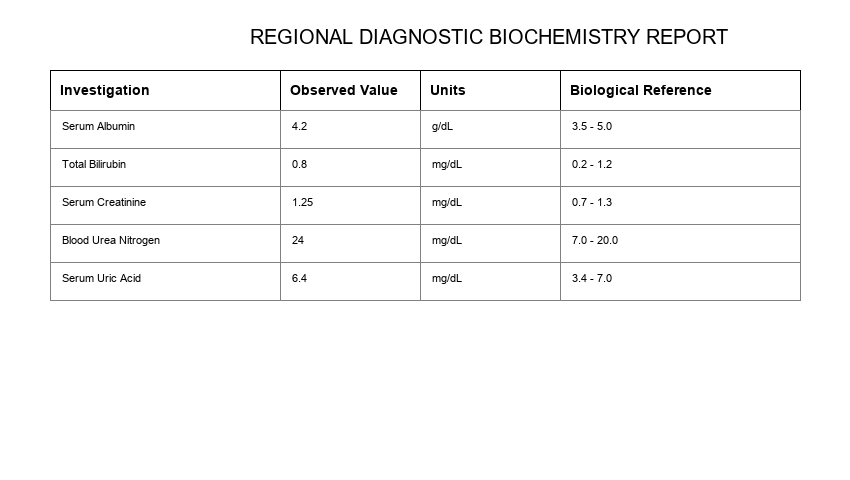
#> input picture research/loop21/tables/DEC_01_BIOCHEMISTRY_REPORT.png, 850 x 480 px, found by its file name
$ python inspect_morphology.py
#> lines starting #> are read from the running program, lines starting #| are printed output that depends on the picture; after the words box and inside, x2 and y2 are one past the last pixel; in counts of white or black regions, pixels touching at a corner belong together
### src/docuready/ingest/tesseract_discovery.py
"""Discovery, validation, and configuration for local Tesseract OCR runtime.

Resolves Tesseract binary and trained-data relative to packaged application
resources, explicit environment overrides, or platform installation paths.
"""
from __future__ import annotations

import hashlib
import os
import shutil
import subprocess
import sys
from pathlib import Path
from typing import Any, Dict, List, Optional, Tuple, Union

_KNOWN_TESSERACT_WINDOWS_PATHS = [
    Path(r"C:\Program Files\Tesseract-OCR\tesseract.exe"),
    Path(r"C:\Program Files (x86)\Tesseract-OCR\tesseract.exe"),
    Path(os.environ.get("LOCALAPPDATA", "")) / "Programs" / "Tesseract-OCR" / "tesseract.exe",
]

_KNOWN_TESSERACT_UNIX_PATHS = [
    Path("/usr/bin/tesseract"),
    Path("/usr/local/bin/tesseract"),
    Path("/opt/homebrew/bin/tesseract"),
]


def find_tesseract_binary_with_source() -> tuple[Optional[Path], str]:
    """Finds the Tesseract executable and identifies whether it is bundled or a system prerequisite."""
    # 1. Explicit environment variable override
    env_override = os.environ.get("DOCUREADY_TESSERACT_PATH")
    if env_override:
        p = Path(env_override).resolve()
        if p.is_file():
            res_dir = os.environ.get("DOCUREADY_RESOURCES_DIR")
            is_bundled = False
            try:
                if hasattr(sys, "_MEIPASS") and p.is_relative_to(Path(sys._MEIPASS).resolve()):
                    is_bundled = True
                elif p.is_relative_to(Path(sys.executable).parent.resolve()):
                    is_bundled = True
                elif res_dir and p.is_relative_to(Path(res_dir).resolve()):
                    is_bundled = True
                elif "resources" in str(p).lower() or "sidecar" in str(p).lower():
                    is_bundled = True
            except Exception:
                pass
            return p, "bundled_resource" if is_bundled else "env_override"

    # 2. PyInstaller bundled resources (sys._MEIPASS / tesseract)
    if hasattr(sys, "_MEIPASS"):
        meipass_p = (
            Path(sys._MEIPASS)
            / "tesseract"
            / ("tesseract.exe" if sys.platform == "win32" else "tesseract")
        )
        if meipass_p.is_file():
            return meipass_p, "bundled_resource"

    # 3. Executable directory relative (for onedir PyInstaller or Electron resources)
    exe_dir = (
        Path(sys.executable).parent
        / "tesseract"
        / ("tesseract.exe" if sys.platform == "win32" else "tesseract")
    )
    if exe_dir.is_file():
        return exe_dir, "bundled_resource"

    # 4. Resources dir from environment
    res_dir = os.environ.get("DOCUREADY_RESOURCES_DIR")
    if res_dir:
        res_p = (
            Path(res_dir)
            / "tesseract"
            / ("tesseract.exe" if sys.platform == "win32" else "tesseract")
        )
        if res_p.is_file():
            return res_p, "bundled_resource"
        res_sub_p = (
            Path(res_dir)
            / "docuready_sidecar"
            / "tesseract"
            / ("tesseract.exe" if sys.platform == "win32" else "tesseract")
        )
        if res_sub_p.is_file():
            return res_sub_p, "bundled_resource"

    # If bundled OCR is strictly required (e.g. packaged releases), do not fall back to system PATH
    if os.environ.get("DOCUREADY_REQUIRE_BUNDLED_OCR") in ("1", "true", "True"):
        return None, "none"

    # 5. System PATH lookup
    path_bin = shutil.which("tesseract")
    if path_bin:
        return Path(path_bin), "system_prerequisite"

    # 6. Standard platform paths
    candidate_paths = (
        _KNOWN_TESSERACT_WINDOWS_PATHS
        if sys.platform == "win32"
        else _KNOWN_TESSERACT_UNIX_PATHS
    )
    for cp in candidate_paths:
        try:
            if cp.is_file():
                return cp, "system_prerequisite"
        except (PermissionError, OSError):
            continue

    return None, "none"


# [4 lines left out: function find_tesseract_binary, not called in this run]


_SYSTEM_TESSDATA_CANDIDATES = (
    Path("/usr/share/tesseract-ocr/5/tessdata"),
    Path("/usr/share/tesseract-ocr/4.00/tessdata"),
    Path("/usr/share/tesseract-ocr/tessdata"),
    Path("/usr/share/tessdata"),
    Path("/opt/homebrew/share/tessdata"),
    Path("/usr/local/share/tessdata"),
)


def _has_traineddata(directory: Path) -> bool:
    return directory.is_dir() and any(directory.glob("*.traineddata"))


# [119 lines left out: functions _resolve_base_tessdata_dir, _file_sha256, _files_match, get_unified_tessdata_dir, not called in this run]


def configure_pytesseract() -> Optional[Path]:
    """Finds Tesseract and configures pytesseract.pytesseract.tesseract_cmd.

    Returns the resolved binary Path if found, otherwise None.
    """
    bin_path, _ = find_tesseract_binary_with_source()
    if bin_path:
        try:
            import pytesseract

            pytesseract.pytesseract.tesseract_cmd = str(bin_path)

            # Auto-configure TESSDATA_PREFIX to unified tessdata directory
            tessdata_candidate = get_unified_tessdata_dir(bin_path)
            if tessdata_candidate and tessdata_candidate.is_dir():
                os.environ["TESSDATA_PREFIX"] = str(tessdata_candidate)
        except Exception:
            pass
    return bin_path


# [154 lines left out: functions get_ocr_runtime_info, normalize_ocr_langs, check_ocr_language_availability, not called in this run]

### src/docuready/ingest/table_association.py
"""
Table-Aware Evidence Extraction, Spatial Cell Association & Provenance Tracking
DocuReady - Structured Ingestion Subsystem

Provides robust, offline, geometry-driven table detection and field-to-cell association:
  - Detects column gutters and horizontal row boundaries using 1D projection profiling
  - Reconstructs 2D cell grids without destructive whole-image cropping
  - Separates full-width title banners from multi-column tabular bodies
  - Binds OCR word tokens to (row, column) coordinates with center-point membership
  - Distinguishes header rows, label cells, and value cells
  - Detects spatial ambiguity (e.g. cross-column bridging words) for safe abstention
  - Preserves complete spatial provenance for downstream evidence verification
"""

from __future__ import annotations

import difflib
import re
import unicodedata
from dataclasses import dataclass, field
from typing import Any, Dict, List, Optional, Tuple

import numpy as np

from docuready.ingest.identifier_validation import (
    validate_identifier_syntax_and_ambiguity,
    sanitize_identifier_token,
)


@dataclass
class TableCell:
    """Represents a discrete structural cell within a table grid."""
    row: int
    col: int
    bbox: Tuple[int, int, int, int]  # (left, top, right, bottom) in pixels
    text: str = ""
    words: List[Dict[str, Any]] = field(default_factory=list)
    conf: float = 0.0
    is_header: bool = False
    is_ambiguous: bool = False


@dataclass
class TableGrid:
    """Represents an assembled 2D table grid with row and column semantics."""
    bbox: Tuple[int, int, int, int]
    num_rows: int
    num_cols: int
    col_boundaries: List[Tuple[int, int]]  # [(left, right), ...]
    row_boundaries: List[Tuple[int, int]]  # [(top, bottom), ...]
    col_headers: List[str]
    cells: List[TableCell]
    rows: List[List[TableCell]] = field(default_factory=list)
    banner_text: str = ""


@dataclass
class FieldEvidence:
    """Traceable evidence binding an extracted field to its spatial cell origin."""
    field_name: str
    value: str
    raw_text: str
    bbox: Tuple[int, int, int, int]
    row_idx: int
    col_idx: int
    col_header: str
    confidence: float
    is_ambiguous: bool
    provenance: Dict[str, Any]
    verification_decision: str = "VERIFY"
    abstention_reason: Optional[str] = None


# [156 lines left out: functions normalize_token_text, extract_word_tokens, cluster_rows, detect_column_gutters_from_multi_rows, not called in this run]


def refine_cell_decimal_point(cell_text: str, cell_crop: Any) -> str:
    """
    Detects dropped baseline decimal points and micro-font digit confusions in
    low-resolution OCR crops using fast pixel morphology (NumPy).
    1. Isolated baseline decimal dot:
       Requires active ink bounding box, zero upper ink, zero ink above the dot,
       and strict whitespace flanking to avoid character strokes.
       Enforces baseline contact (touching bottom or bottom - 1) to protect integers (e.g. 88, 48).
    2. Micro-glyph 4 vs 8 disambiguation:
       For sub-12px glyph heights where Tesseract LSTM confounds the triangular opening of 4 as 8,
       verifies whether beneath the horizontal crossbar the lower-left quadrant is empty.
    Execution time: ~0.05ms per check (pure NumPy, zero subprocess overhead).
    """
    if not cell_text or cell_crop is None:
        return cell_text

    text = cell_text

    # --- Part 1: Dropped Decimal Point Recovery ---
    if "." not in text:
        clean_digits = re.sub(r"^(Rs\.?|INR|₹)\s*", "", text, flags=re.IGNORECASE).replace(",", "").strip()
        # Only evaluate numeric tokens of length 2 to 5 that don't end in two zeros (if >= 1000)
        if clean_digits.isdigit() and (2 <= len(clean_digits) <= 5):
            if not (len(clean_digits) >= 4 and clean_digits.endswith("00")):
                try:
                    if hasattr(cell_crop, "convert"):
                        arr = np.array(cell_crop.convert("L"))
                    elif isinstance(cell_crop, np.ndarray):
                        arr = cell_crop
                    else:
                        arr = None

                    if arr is not None:
                        h, w = arr.shape[:2]
                        if h >= 6 and w >= 8:
                            thresh = (int(arr.min()) + int(arr.max())) // 2
                            binary = arr < thresh  # True for ink (dark)

                            # Strip boundary grid line strokes touching edges separated by blank rows/cols
                            for _ in range(2):
                                r_ink = binary.sum(axis=1)
                                if len(r_ink) > 2 and r_ink[0] >= w * 0.7 and r_ink[1] == 0:
                                    binary[0, :] = False
                                if len(r_ink) > 2 and r_ink[-1] >= w * 0.7 and r_ink[-2] == 0:
                                    binary[-1, :] = False
                                c_ink = binary.sum(axis=0)
                                if len(c_ink) > 2 and c_ink[0] >= h * 0.7 and c_ink[1] == 0:
                                    binary[:, 0] = False
                                if len(c_ink) > 2 and c_ink[-1] >= h * 0.7 and c_ink[-2] == 0:
                                    binary[:, -1] = False

                            row_ink = binary.sum(axis=1)
                            col_ink = binary.sum(axis=0)
                            active_rows = np.where(row_ink > 0)[0]
                            active_cols = np.where(col_ink > 0)[0]

                            if len(active_rows) > 0 and len(active_cols) > 0:
                                top, bottom = active_rows.min(), active_rows.max()
                                left, right = active_cols.min(), active_cols.max()
                                char_h = bottom - top + 1
                                char_w_span = right - left + 1

                                if char_h >= 6 and char_w_span >= 8:
                                    baseline_start = top + int(char_h * 0.65)
                                    upper_end = baseline_start
                                    found_dot_x = None

                                    for dw in [1, 2, 3]:
                                        if found_dot_x is not None:
                                            break
                                        for c in range(left + 2, right - dw - 1):
                                            cols = list(range(c, c + dw))
                                            # Zero ink in upper zone
                                            if binary[top:upper_end, cols].sum() > 0:
                                                continue

                                            base_sub = binary[baseline_start:bottom + 1, cols]
                                            dot_ink_count = base_sub.sum()
                                            if not (1 <= dot_ink_count <= 6):
                                                continue

                                            dot_r, dot_c = np.where(base_sub)
                                            dot_h = dot_r.max() - dot_r.min() + 1
                                            if dot_h > 3:
                                                continue

                                            abs_dot_rows = baseline_start + dot_r
                                            min_r, max_r = abs_dot_rows.min(), abs_dot_rows.max()

                                            # Baseline contact: must touch bottom or bottom - 1
                                            if max_r < bottom - 1:
                                                continue

                                            # Left and right isolation
                                            if binary[min_r:max_r + 1, c - 1].sum() > 0:
                                                continue
                                            if binary[min_r:max_r + 1, c + dw].sum() > 0:
                                                continue

                                            # Above isolation
                                            above_check_top = max(top, min_r - 2)
                                            if min_r > above_check_top and binary[above_check_top:min_r, cols].sum() > 0:
                                                continue

                                            found_dot_x = c + (dw - 1) / 2.0
                                            break

                                    if found_dot_x is not None:
                                        num_chars = len(clean_digits)
                                        rel_x = (found_dot_x - left) / float(char_w_span)
                                        insert_idx = int(round(rel_x * num_chars))
                                        insert_idx = max(1, min(insert_idx, num_chars - 1))
                                        refined = clean_digits[:insert_idx] + "." + clean_digits[insert_idx:]
                                        text = text.replace(clean_digits, refined)
                except Exception:
                    pass

    # --- Part 2: Micro-Glyph 4 vs 8 Disambiguation ---
    clean_num = re.sub(r"^(Rs\.?|INR|₹)\s*", "", text, flags=re.IGNORECASE).replace(",", "").strip()
    if clean_num.isdigit() and "8" in clean_num:
        try:
            if hasattr(cell_crop, "convert"):
                arr = np.array(cell_crop.convert("L"))
            elif isinstance(cell_crop, np.ndarray):
                arr = cell_crop
            else:
                arr = None

            if arr is not None:
                thresh = (int(arr.min()) + int(arr.max())) // 2
                binary = arr < thresh
                row_ink = binary.sum(axis=1)
                active_r = np.where(row_ink > 0)[0]
                if len(active_r) >= 6 and (active_r.max() - active_r.min() + 1) <= 12:
                    col_ink = binary[active_r.min():active_r.max() + 1, :].sum(axis=0)
                    active_c = np.where(col_ink > 0)[0]
                    if len(active_c) > 0:
                        c_left, c_right = active_c.min(), active_c.max()
                        num_chars = len(clean_num)
                        char_w = (c_right - c_left + 1) / float(num_chars)

                        chars = list(clean_num)
                        changed = False
                        for idx, ch in enumerate(chars):
                            if ch == "8":
                                ch_c1 = int(c_left + idx * char_w)
                                ch_c2 = int(c_left + (idx + 1) * char_w)
                                ch_bin = binary[active_r.min():active_r.max() + 1, ch_c1:ch_c2]
                                row_sums = ch_bin.sum(axis=1)
                                if len(row_sums) >= 6:
                                    bar_row = int(np.argmax(row_sums))
                                    if 2 <= bar_row < len(ch_bin) - 1:
                                        below_bar = ch_bin[bar_row + 1:, :]
                                        mid_w = ch_bin.shape[1] // 2
                                        left_below = below_bar[:, :mid_w].sum()
                                        right_below = below_bar[:, mid_w:].sum()
                                        if left_below == 0 and right_below > 0:
                                            chars[idx] = "4"
                                            changed = True
                        if changed:
                            new_num = "".join(chars)
                            text = text.replace(clean_num, new_num)
        except Exception:
            pass

    return text


# [836 lines left out: functions resolve_narrow_gutter_cell_token, build_table_grid, canonical_ocr_key, find_matching_row_evidence_guided, extract_cell_by_intersection, extract_field_by_spatial_association and 1 more, not called in this run]

### research/loop23/inspect_morphology.py
import json
import sys
from pathlib import Path
from PIL import Image
import numpy as np
import pytesseract

sys.path.insert(0, str(Path("src").resolve()))
sys.path.insert(0, str(Path(".").resolve()))
from docuready.ingest.tesseract_discovery import configure_pytesseract
from docuready.ingest.table_association import build_table_grid, refine_cell_decimal_point

configure_pytesseract()
L21_DIR = Path("research/loop21")

img1 = Image.open(L21_DIR / "tables" / "DEC_01_BIOCHEMISTRY_REPORT.png")
#> img1 is the input picture: PIL image 850x480 RGB; min 0, max 255, mean 249.1
# Let's inspect cell (1,1): expected '4.2', got '42', bbox=(292, 122, 307, 130)
crop1 = img1.crop((292, 122, 307, 130))
arr1 = np.array(crop1.convert("L"))
print("=== DEC_01 cell (1,1) ===")
print("arr1 shape:", arr1.shape)
#| arr1 shape: (8, 15)
print("Binary (min, max):", arr1.min(), arr1.max())
#| Binary (min, max): 0 255
thresh1 = (int(arr1.min()) + int(arr1.max())) // 2
#> thresh1 = 127
bin1 = arr1 < thresh1
print("Ink map (1=ink, 0=white):")
for r in bin1:
    print("".join("#" if x else "." for x in r))
#> this loop made 8 passes

print("\nRunning refine_cell_decimal_point('42', crop1):")
print("Result:", refine_cell_decimal_point("42", crop1))
#> the loop in refine_cell_decimal_point, `for _ in range(2):` made 2 passes
#> (r_ink, c_ink) on passes 1 to 2: ([6, 4, 3, 3, 2, 7, 2, 8], [1, 2, 2, 3, 8, 1, 0, 1, 0, 1, 4, 3, 3, 5, 1]), ([6, 4, 3, 3, 2, 7, 2, 8], [1, 2, 2, 3, 8, 1, 0, 1, 0, 1, 4, 3, 3, 5, 1])
#> in refine_cell_decimal_point, `row_ink = binary.sum(axis=1)`: row_ink = [6, 4, 3, 3, 2, 7, 2, 8]
#> in refine_cell_decimal_point, `col_ink = binary.sum(axis=0)`: col_ink = [1, 2, 2, 3, 8, 1, 0, 1, 0, 1, 4, 3, 3, 5, 1]
#> in refine_cell_decimal_point, `active_rows = np.where(row_ink > 0)[0]`: active_rows = [0, 1, 2, 3, 4, 5, 6, 7]
#> in refine_cell_decimal_point, `active_cols = np.where(col_ink > 0)[0]`: active_cols = [0, 1, 2, 3, 4, 5, 7, 9, 10, 11, 12, 13, 14]
#> in refine_cell_decimal_point, `top, bottom = active_rows.min(), active_rows.max()`: top = 0; bottom = 7
#> in refine_cell_decimal_point, `left, right = active_cols.min(), active_cols.max()`: left = 0; right = 14
#> in refine_cell_decimal_point, `char_h = bottom - top + 1`: char_h = 8
#> in refine_cell_decimal_point, `char_w_span = right - left + 1`: char_w_span = 15
#> in refine_cell_decimal_point, `baseline_start = top + int(char_h * 0.65)`: baseline_start = 5
#> in refine_cell_decimal_point, `rel_x = (found_dot_x - left) / float(char_w_span)`: rel_x = 0.467
#> in refine_cell_decimal_point, `insert_idx = int(round(rel_x * num_chars))`: insert_idx = 1
#> in refine_cell_decimal_point, `refined = clean_digits[:insert_idx] + "." + clean_digits[insert_idx:]`: refined = '4.2'
#| Result: 4.2

# Let's inspect cell (4,1) in DEC_01: expected '24', got '28', bbox=(292, 236, 304, 244)
crop1_24 = img1.crop((292, 236, 304, 244))
arr1_24 = np.array(crop1_24.convert("L"))
print("\n=== DEC_01 cell (4,1) '24' ===")
print("arr1_24 shape:", arr1_24.shape)
#| arr1_24 shape: (8, 12)
thresh1_24 = (int(arr1_24.min()) + int(arr1_24.max())) // 2
#> thresh1_24 = 127
bin1_24 = arr1_24 < thresh1_24
for r in bin1_24:
    print("".join("#" if x else "." for x in r))

# Let's inspect DEC_02 cell (3,1): expected '68.5', got '685', bbox=(288, 187, 313, 216)
img2 = Image.open(L21_DIR / "tables" / "DEC_02_COMMODITY_RATES.png")
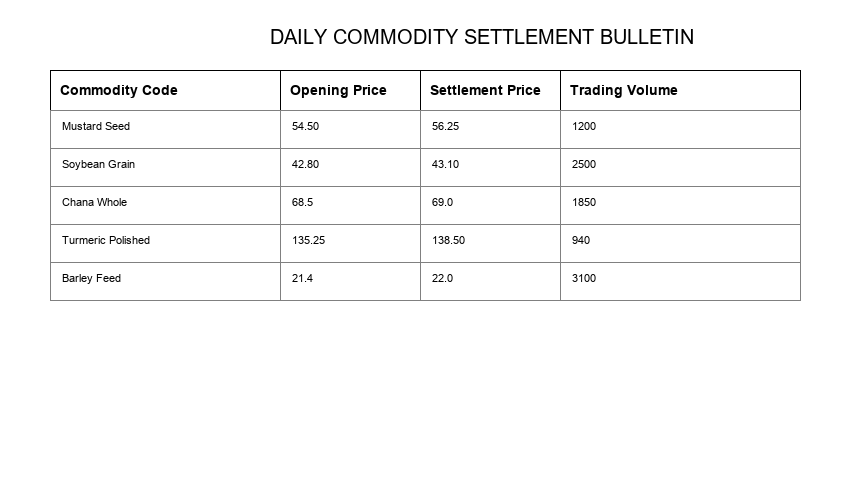
#> input picture research/loop21/tables/DEC_02_COMMODITY_RATES.png, 850 x 480 px, found by its file name
#> img2 is the input picture: PIL image 850x480 RGB; min 0, max 255, mean 249.2
crop2 = img2.crop((288, 187, 313, 216))
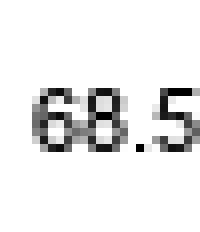
#> crop2: PIL image 25x29 RGB (shown 8 times larger); min 0, max 255, mean 234.3
arr2 = np.array(crop2.convert("L"))
print("\n=== DEC_02 cell (3,1) '685' ===")
print("arr2 shape:", arr2.shape)
#| arr2 shape: (29, 25)
thresh2 = (int(arr2.min()) + int(arr2.max())) // 2
#> thresh2 = 127
bin2 = arr2 < thresh2
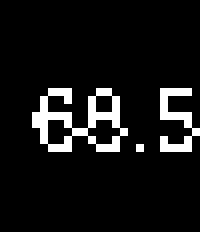
#> bin2: shape (29, 25) bool (shown 8 times larger); 8.1% white in thin lines or dots, all inside (x1, y1, x2, y2) = (4, 11, 25, 19)
# Trim empty rows
row_ink = bin2.sum(axis=1)
#> row_ink = 29 values, max 13 at index 14, min 0 at index 0, mean 2.03
col_ink = bin2.sum(axis=0)
#> col_ink = 25 values, max 6 at index 5, min 0 at index 0, mean 2.36
active_rows = np.where(row_ink > 0)[0]
#> active_rows = [11, 12, 13, 14, 15, 16, 17, 18]
active_cols = np.where(col_ink > 0)[0]
#> active_cols = 18 values from 4 to 24
print(f"Active rows: {active_rows.min()}..{active_rows.max()}, Active cols: {active_cols.min()}..{active_cols.max()}")
#| Active rows: 11..18, Active cols: 4..24
for r in bin2[active_rows.min():active_rows.max()+1, active_cols.min():active_cols.max()+1]:
    print("".join("#" if x else "." for x in r))

print("\nRunning refine_cell_decimal_point('685', crop2):")
print("Result:", refine_cell_decimal_point("685", crop2))
#| Result: 68.5
